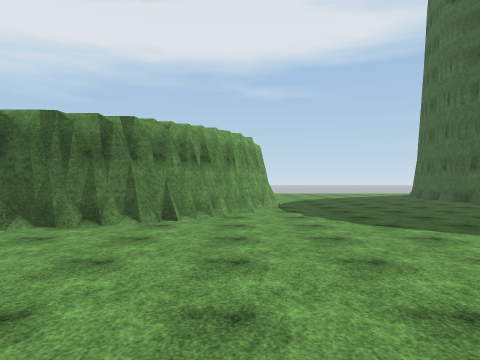
[1] (above)

24 first-person views from a walk through a scene from a Unity 3-D project. The camera is 1.5 m above the floor, looks level and sees 70° across. The floor is counted in squares, 2 m on a side. Each view is taken from the middle of a square. On the plan, view 1 faces up. The plan holds only what a view shows up to about 11 squares ahead; the rest is blank. The place goes on beyond the plan. The player character is not drawn. Some animated figures are left out. Surface patterns are stand-ins for the level's own textures.

[2]
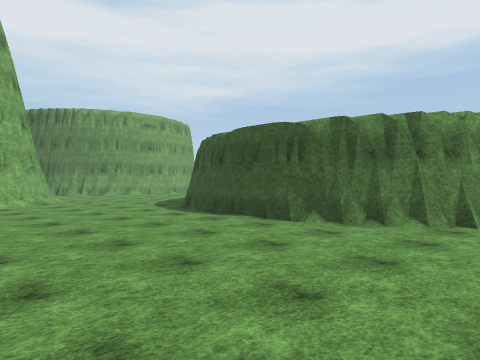

[3]
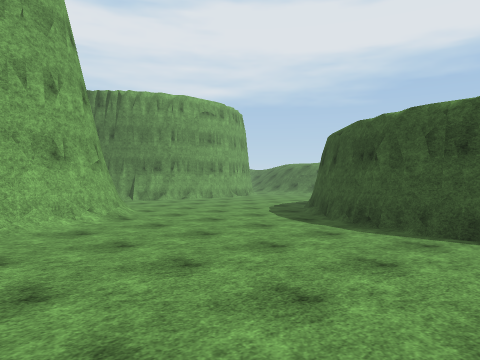

[4]
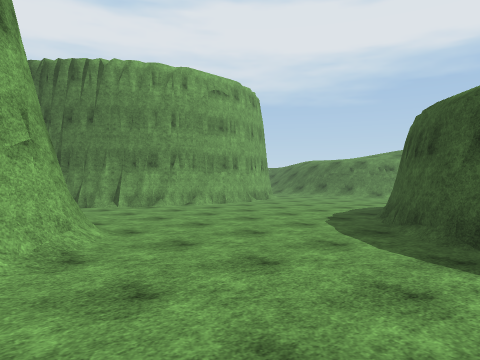

[5]
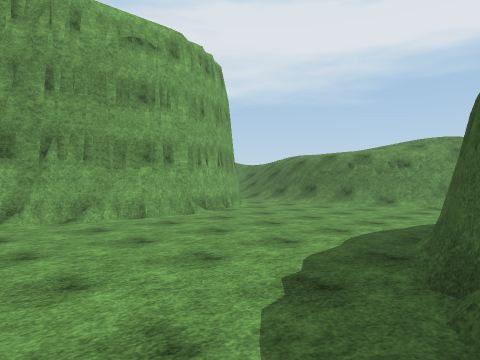

[6]
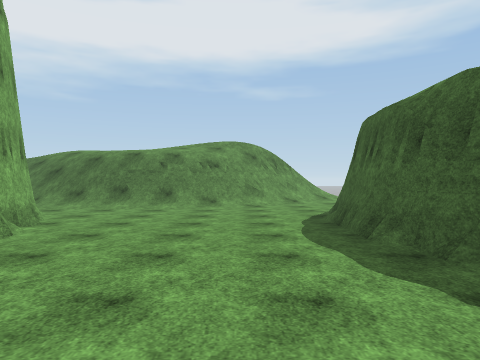

[7]
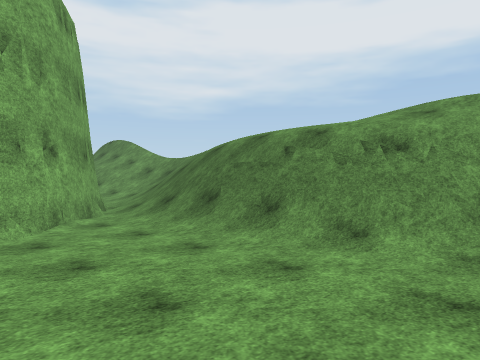

[8]
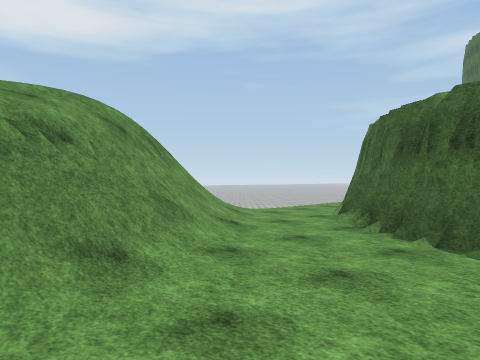

[9]
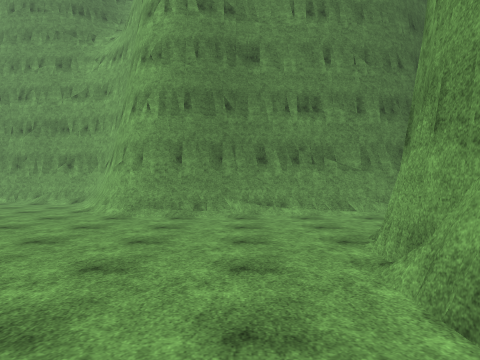

[10]
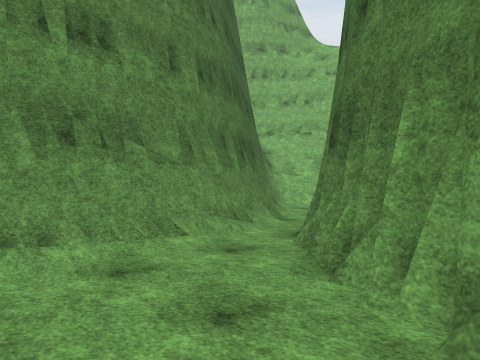

[11]
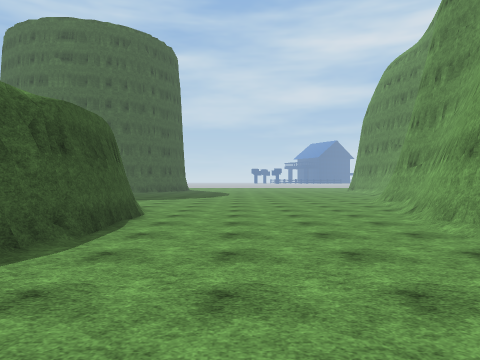

[12]
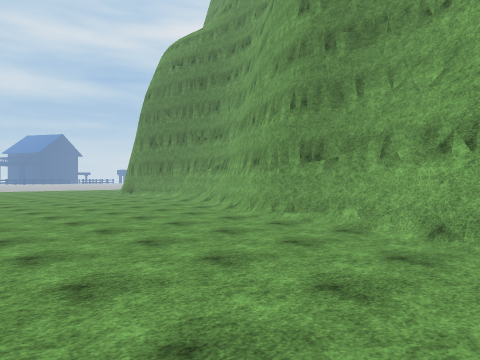

[13]
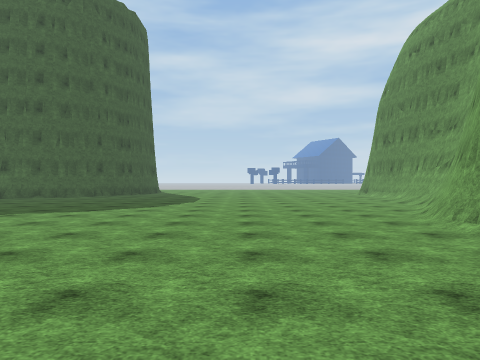

[14]
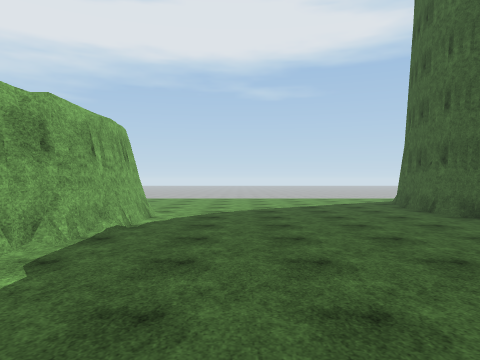

[15]
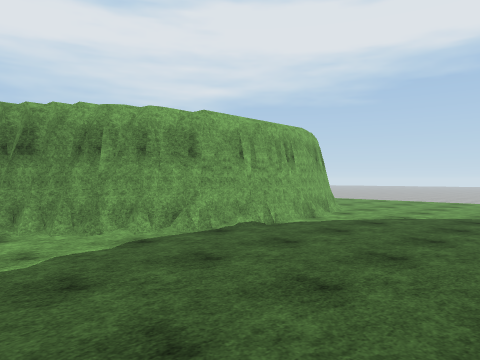

[16]
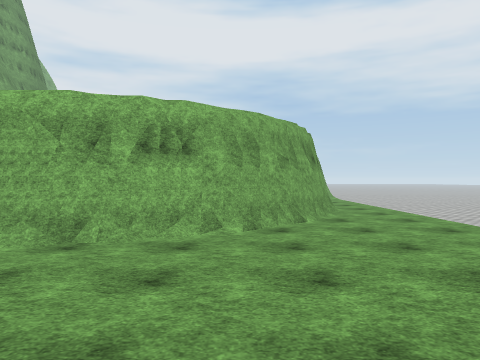

[17]
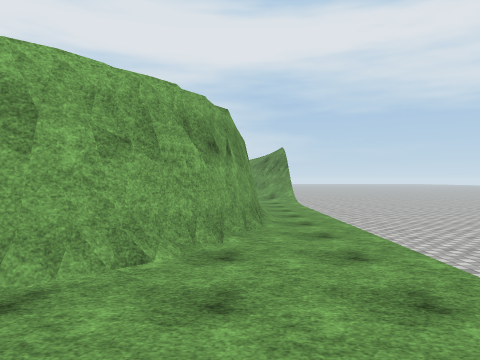

[18]
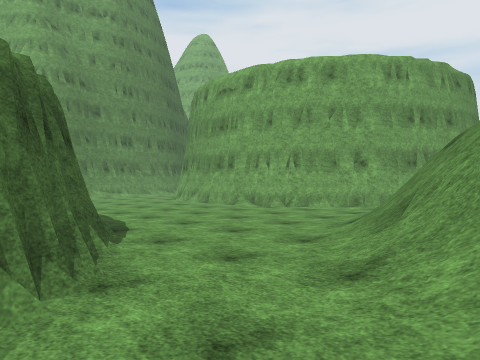

[19]
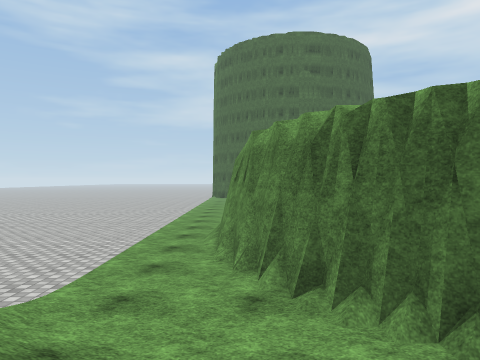

[20]
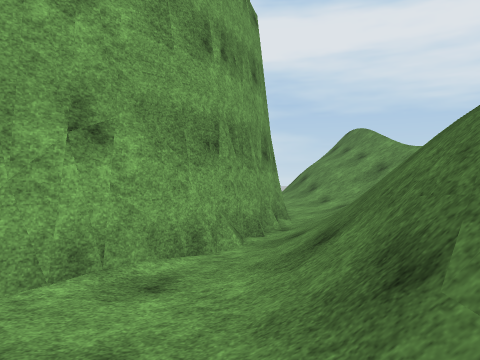

[21]
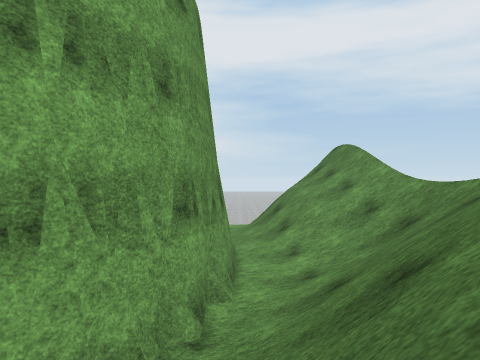

[22]
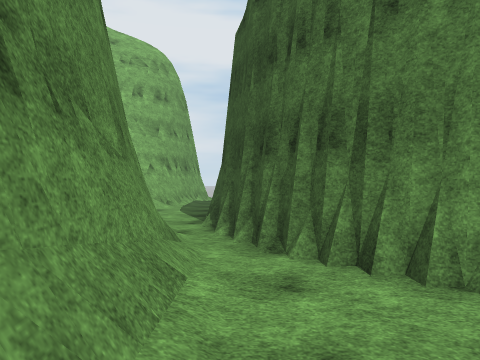

[23]
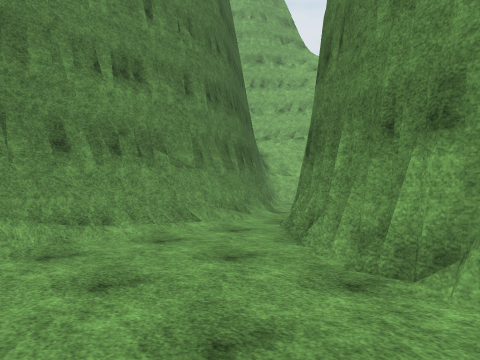

[24]
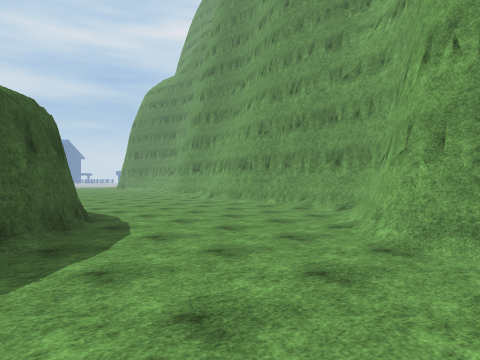

### Floor plan
Key: @ floor where view 1 was taken; # wall or solid block; . main floor; : floor 1.75 m higher than the main floor; / step, stairs or slope; = window, fence, low wall or low ledge; v drop or lower ground.
Columns run from 23 left of view 1 to 5 right of it. Each row starts with its distance up from view 1.
 18  :///   ///##/.............
 17 //////////#//..######......
 16 ###////=v=//..##    ###......
 15   ###/////...##       ##.....
 14     ##.......#         #.....
 13      ##.....##         ##....
 12       #.....#           #....
 11       #.....#           #....
 10       ##....#           #....
  9       ##....##         ##....
  8       #......##       ##.....
  7      ##.......##     ##......
  6      #.........#######.......
  5    ###...........###.........
  4  ###.....##..................
  3 ...####    #.................
  2 .=##        #................
  1 /#          #................
  0              ###///....@.....
 -1                    ##........
 -2                       ###....
 -3                          ##..
 -4                            ##

Positions as (right, up) in squares from view 1, and headings:
1: (0, 0), facing up
2: (0, 0), facing up-left
3: (-5, 0), facing up-left
4: (-8, 2), facing up-left
5: (-10, 6), facing up-left
6: (-13, 6), facing up
7: (-12, 12), facing up-left
8: (-15, 13), facing up-right
9: (-15, 11), facing down
10: (-15, 7), facing down-left
11: (-11, 3), facing right
12: (-5, 4), facing down-right
13: (-6, 2), facing right
14: (3, 5), facing up
15: (5, 6), facing up-left
16: (5, 15), facing left
17: (2, 17), facing left
18: (-9, 18), facing down-left
19: (-12, 17), facing right
20: (-15, 15), facing left
21: (-17, 16), facing left
22: (-15, 4), facing left
23: (-14, 8), facing down-left
24: (-14, 8), facing down-right
